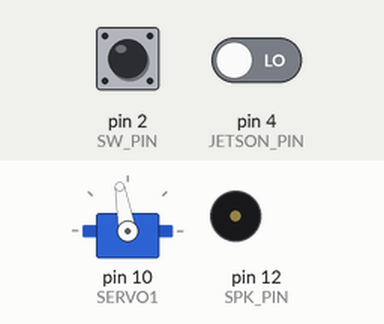
A sketch run on a simulated Arduino Uno, built with avr-gcc and run on an emulated ATmega328P. On the bench: servo, buzzer (waves = sounding). The test bench sets the inputs (shaded band); at power-on: pin 2 (SW_PIN) LOW, pin 4 (JETSON_PIN) LOW.

Above: at 1.2 s.
1.3 s: pin 2 (SW_PIN) pulled HIGH for 0.15 s
At 2.3 s:
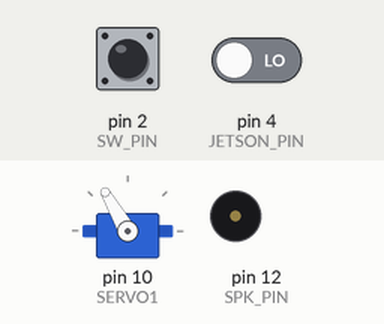
4.4 s: pin 4 (JETSON_PIN) driven HIGH
At 7.35 s:
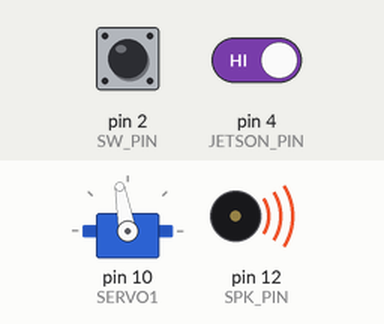
7.4 s: pin 4 (JETSON_PIN) driven LOW
8.9 s: pin 2 (SW_PIN) pulled HIGH for 3.2 s
At 11.5 s:
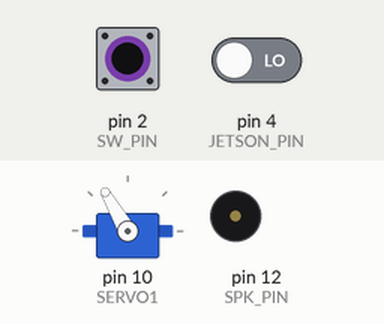
Timing chart, 0 to 13.6 s (numbered marks = the images above; inputs shaded):
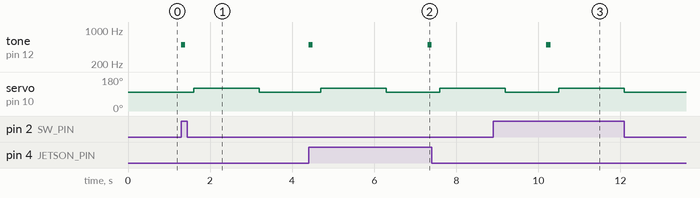

The sketch:

control_gripper.ino
```cpp
#include <Servo.h>

#define SW_PIN 2
#define JETSON_PIN 4
#define SERVO1 10
#define SPK_PIN 12

Servo servo1;
int sw_val;
int jetson_val;

void setup() {
  // put your setup code here, to run once:
  pinMode(SPK_PIN, OUTPUT);
  pinMode(SW_PIN, INPUT);
  pinMode(JETSON_PIN, INPUT);
  servo1.attach(SERVO1);

}

void loop() {
  // put your main code here, to run repeatedly:

  sw_val = digitalRead(SW_PIN);
  jetson_val = digitalRead(JETSON_PIN);

  if(sw_val==HIGH || jetson_val==HIGH){
    tone(SPK_PIN, 500, 100);
    delay(300);
    servo1.write(120);
    delay(1600);
    servo1.write(100);
    delay(1000);
  }else{
   // tone(SPK_PIN, 500, 100);
    servo1.write(100);
    //delay(1000);
  }
}
```

Measured:
- after the input at 1.3 s, tone on pin 12 (SPK_PIN): silent → 500 Hz at once, → silent 0.10 s later; servo on pin 10 (SERVO1): 100° → 120° after 0.30 s, → 100° 1.6 s later
- after the input at 4.4 s, tone on pin 12 (SPK_PIN): silent → 500 Hz at once, → silent 0.10 s later, → 500 Hz 2.8 s later; servo on pin 10 (SERVO1): 100° → 120° after 0.30 s, → 100° 1.6 s later
- after the input at 8.9 s, tone on pin 12 (SPK_PIN): silent → 500 Hz after 1.3 s, → silent 0.10 s later
